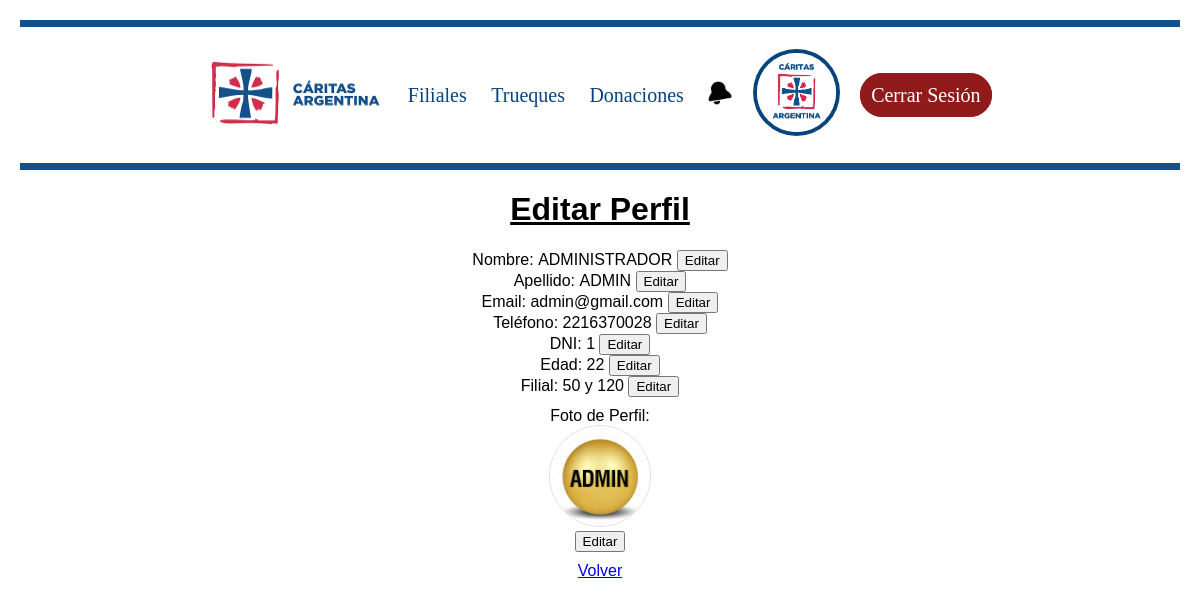
The page /administrador/editar_perfil_admin/ (signed in) on the database its author committed.
### accounts/models.py (models this page shows)
class Usuario(AbstractUser):
    username = models.CharField(max_length=150, unique=False, null=True, blank=True)
    dni = models.CharField(max_length=10, unique=True, null=True)
    age = models.IntegerField()
    mail = models.EmailField()
    num = models.CharField(max_length=15)
    profile_picture = models.ImageField(upload_to='media/', null=True, blank=True)
    first_name = models.CharField(max_length=30, default="sin_nombre")
    last_name = models.CharField(max_length=30)
    blocked = models.BooleanField(default=False)
    is_ayudante = models.BooleanField(default=False)
    filial = models.ForeignKey('Filiales.Filial', on_delete=models.SET_NULL, null=True, blank=True)
    puntos = models.IntegerField(default=100)
    estrellas = models.IntegerField(choices=StarRating.choices, default=StarRating.FIVE_STARS)
    USERNAME_FIELD = 'dni'
    cant_resenias = models.IntegerField(default=1)
    estrellas_totales =  models.IntegerField (default=5)

### Filiales/models.py (models this page shows, shortened)
class Filial(models.Model):
    nombre = models.CharField(max_length=150, unique=False, null=True, blank=True)
    direccion = models.CharField(max_length=100, unique=True)
    ayudante = models.ForeignKey('accounts.Usuario', on_delete=models.SET_NULL, null=True, related_name='filiales_ayudadas')
    borrado = models.BooleanField(default=False)

### administrador/views.py (the view, shortened to what this page needs)
# urls.py: path('editar_perfil_admin/', views.editar_perfil, name='editar_perfil_admin'),
@login_required
@user_passes_test(user_authenticated)
@user_is_specific_user(user_id=1)
def editar_perfil(request):
    user_id = request.session.get('view_user_id')
    usuario = get_object_or_404(Usuario, id=user_id)
    filiales_permitidas = Filial.objects.filter(borrado=False)  # Obtener filiales permitidas
    return render(request, 'editar_perfil_admin.html', {'user': usuario, 'filiales': filiales_permitidas})

### Caridas/context_processors.py (called while the page is built)
def notificaciones_no_leidas(request):
    if request.user.is_authenticated:
        return {
            'notificaciones_no_leidas': Notificacion.objects.filter(usuario=request.user, leida=False).count()
        }
    return {}

### administrador/views.py (called while the page is built)
def user_authenticated(user):
    return user.is_authenticated

def user_is_specific_user(user_id):
    def decorator(view_func):
        @wraps(view_func)
        def _wrapped_view(request, *args, **kwargs):
            if request.user.id == user_id:
                return view_func(request, *args, **kwargs)
            else:
                return HttpResponseForbidden("No tienes permiso para acceder a esta página.")
        return _wrapped_view
    return decorator

### administrador/templates/editar_perfil_admin.html (shortened to what this page needs)
{% extends "base.html" %}
{% load static %}
{% block content %}
<div class="body">
    <link rel="stylesheet" href="{% static 'styles/mainFiliales.css' %}">
    <h1><u> Editar Perfil </u></h1>
    <div>
        <label>Nombre:</label>
        <span id="read-first_name" class="read-only">{{ user.first_name }}</span>
        <button type="button" id="btn-first_name" onclick="toggleEdit('first_name')">Editar</button>
    </div>
    <div>
        <label>Apellido:</label>
        <span id="read-last_name" class="read-only">{{ user.last_name }}</span>
        <button type="button" id="btn-last_name" onclick="toggleEdit('last_name')">Editar</button>
    </div>
    <div>
        <label>Email:</label>
        <span id="read-mail" class="read-only">{{ user.mail }}</span>
        <button type="button" id="btn-mail" onclick="toggleEdit('mail')">Editar</button>
    </div>
    <div>
        <label>Teléfono:</label>
        <span id="read-num" class="read-only">{{ user.num }}</span>
        <button type="button" id="btn-num" onclick="toggleEdit('num')">Editar</button>
    </div>
    <div>
        <label>DNI:</label>
        <span id="read-dni" class="read-only">{{ user.dni }}</span>
        <button type="button" id="btn-dni" onclick="toggleEdit('dni')">Editar</button>
    </div>
    <div>
        <label>Edad:</label>
        <span id="read-age" class="read-only">{{ user.age }}</span>
        <button type="button" id="btn-age" onclick="toggleEdit('age')">Editar</button>
    </div>
    <div>
        <label>Filial:</label>
        <span id="read-filial" class="read-only">{{ user.filial.direccion }}</span>
        <button type="button" id="btn-filial" onclick="toggleEdit('filial')">Editar</button>
    </div>
    <div class="profile-picture">
        <label>Foto de Perfil:</label><br>
        <img id="read-profile_picture" class="read-only"
            src="{% if user.profile_picture %}{% static user.profile_picture %}{% else %}{% static 'media/usuarioDefault.png' %}{% endif %}"
            alt="Foto de Perfil"><br>
        <button type="button" id="btn-profile_picture" onclick="toggleEdit('profile_picture')">Editar</button>
    </div><br>
    <a href="{% url 'show_usuarios' %}"> Volver </a>
</div>
{% endblock %}

### Caridas/static/styles/mainBase.css (style rules this page uses)
html { height: 100%; margin: 0; padding: 0; }
body { background-color: white; text-align: center; }

### Filiales/static/styles/mainFiliales.css (style rules this page uses)
body { font-family: Arial, sans-serif; margin: 20px; }

### administrador/templates/editar_perfil_admin.html (style rules this page uses)
.read-only { display: inline-block; }
.profile-picture { display: inline-block; margin: 10px 0; }
.profile-picture img { height: 100px; width: 100px; object-fit: cover; border: 1px solid #ddd; border-radius: 50%; }

### rows shown on the page
Usuario: first_name "ADMINISTRADOR", last_name "ADMIN", mail "admin@gmail.com", num "2216370028", dni "1", age "22", filial.direccion "50 y 120"
